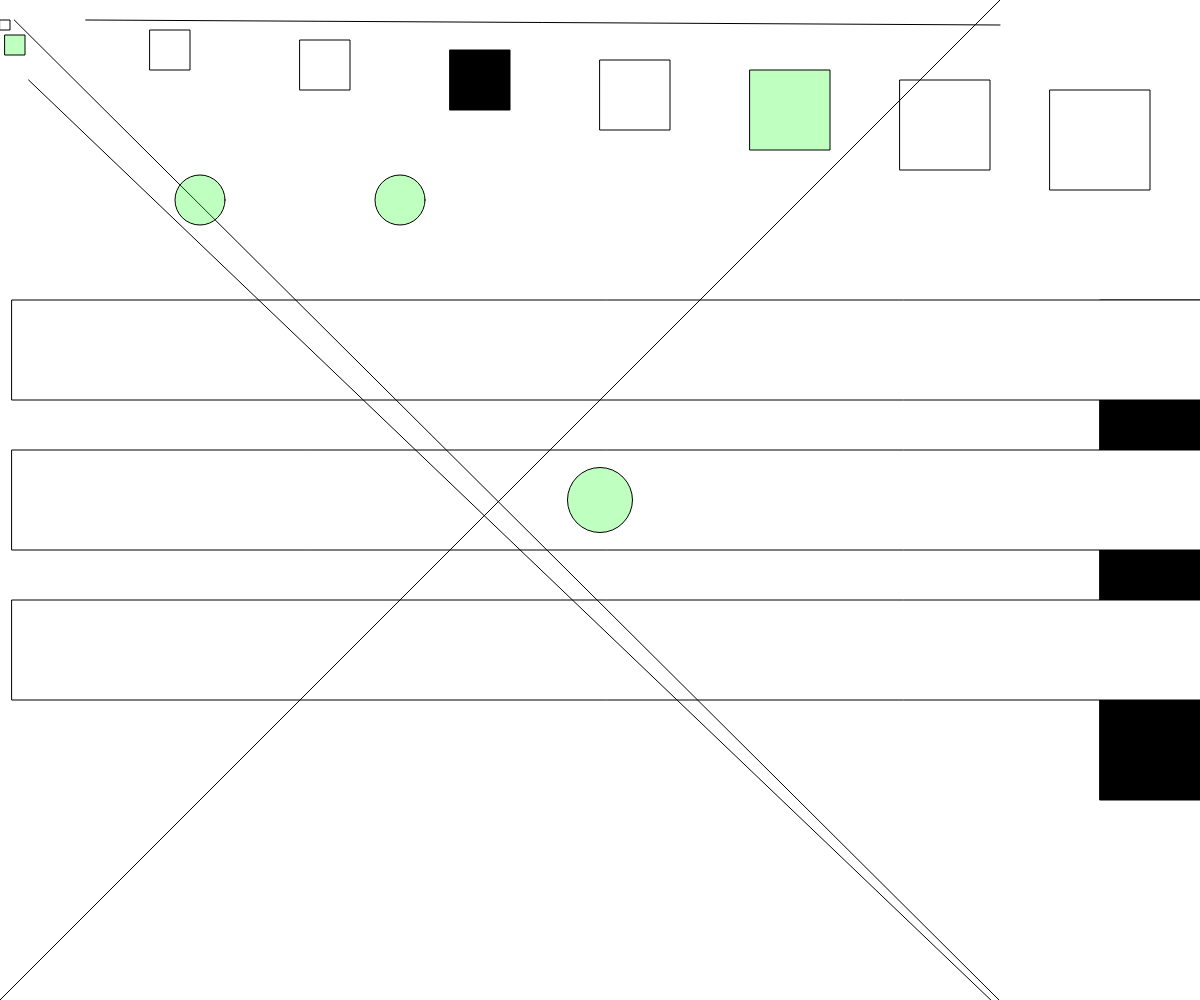
Frame 1 (no input)
Frame 60 (no input): identical to frame 1, image omitted
Frame 120 (the mouse pressed at the canvas centre since frame 60): identical to frame 1, image omitted

The p5.js sketch that drew this single still picture (run headless with seeded random() and noise() and a simulated clock; from frame 60 on, the mouse is pressed at the canvas centre):

// p5.js sketch
// ── sketch.js
function setup() {
    createCanvas(windowWidth, windowHeight);
  }
  
  function draw() {
    background(400);
    fill(400)

    square(0,20,10)
    square(windowWidth/8,30,40)
    square(2*windowWidth/8,40,50)

    fill(0)
    square(3*windowWidth/8,50,60)

    fill(400)
    square(4*windowWidth/8,60,70)

    fill('rgba(0,255,0, 0.25)')
    square(5*windowWidth/8,70,80)

    fill(400)
    square(6*windowWidth/8,80,90)
    square(7*windowWidth/8,90,100)

fill(0)
    rect((windowWidth-windowWidth/12),300,windowWidth/7,windowHeight/2);

    fill(400)
rect((windowWidth/100),300,windowWidth,windowHeight/10)
rect((windowWidth/100),450,windowWidth,windowHeight/10)
rect((windowWidth/100),600,windowWidth,windowHeight/10)

fill('rgba(0,255,0, 0.25)')
square(5,35,20)

line(0, 1000, 1000, 0)
line(5*windowWidth/70,20,windowHeight,windowHeight/40)
line(2*windowHeight/70,80,windowWidth,windowWidth)
line(windowHeight/70,20,windowWidth,windowWidth)

circle(200,200,50)
circle(400,200,50)
circle(600,500,65)

  }
